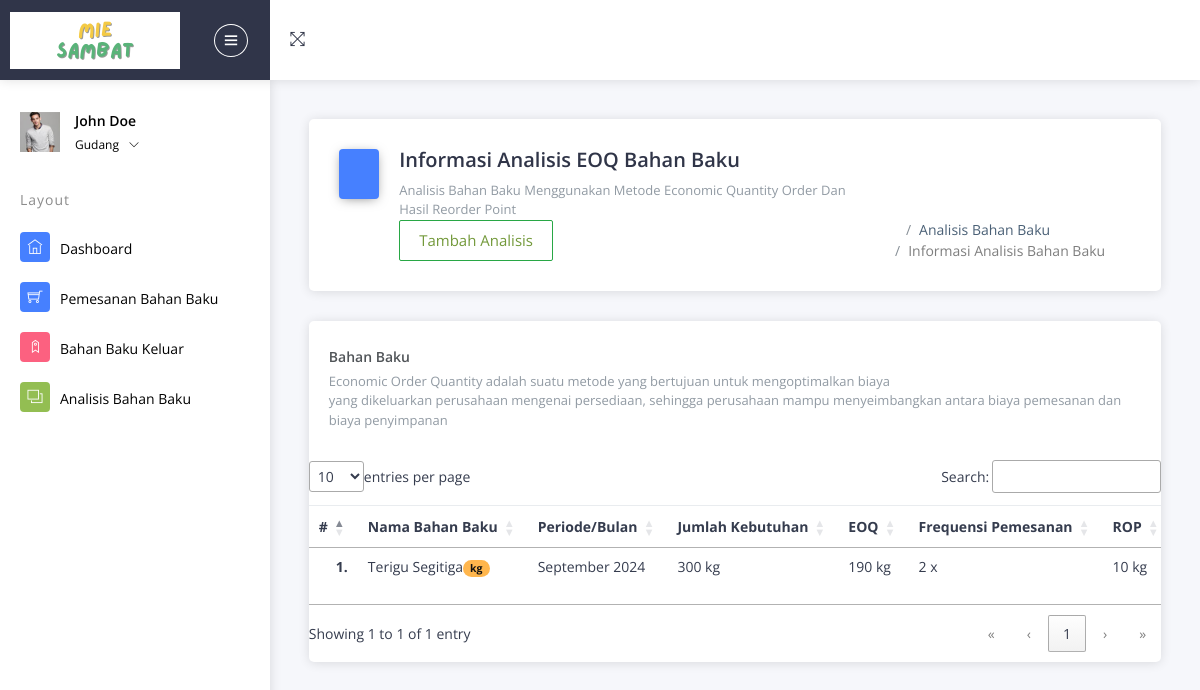
The app's page /Gudang/cAnalisis/view/1 (signed in), older data.
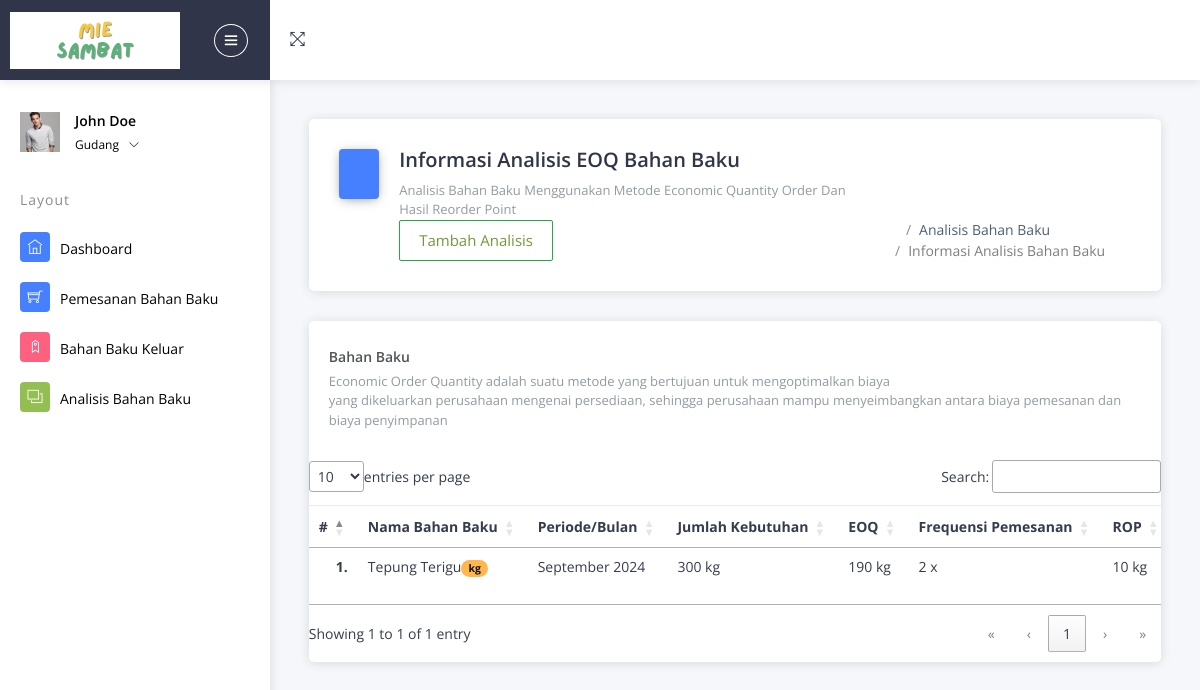
The same page, newer data.
### tables this page shows
CREATE TABLE `analisis` (
  `id_analisis` int(11) NOT NULL,
  `id_barang` int(11) NOT NULL,
  `periode` int(11) NOT NULL,
  `tahun` int(11) NOT NULL,
  `eoq` int(11) NOT NULL,
  `rop` int(11) NOT NULL,
  `total_kebutuhan` int(11) NOT NULL,
  `frequensi` int(11) NOT NULL
);

CREATE TABLE `barang` (
  `id_barang` int(11) NOT NULL,
  `id_kategori` int(11) NOT NULL,
  `nama_barang` varchar(125) NOT NULL,
  `keterangan` varchar(20) NOT NULL,
  `harga_supplier` varchar(20) NOT NULL,
  `gambar` text NOT NULL,
  `stok_min` int(11) NOT NULL,
  `eoq_in` int(11) NOT NULL,
  `stok_gudang` int(11) NOT NULL
);

### application/controllers/Gudang/cAnalisis.php (called while the page is built, shortened)
<?php
class cAnalisis extends CI_Controller
{
	public function view($id_barang)
	{
		$data = array(
			'id_barang' => $id_barang,
			'dt_view' => $this->db->query("SELECT * FROM `analisis` JOIN barang ON analisis.id_barang=barang.id_barang WHERE barang.id_barang='" . $id_barang . "'")->result()
		);
		$this->load->view('Gudang/Layouts/head');
		$this->load->view('Gudang/Layouts/sidebar');
		$this->load->view('Gudang/Analisis/vView', $data);
		$this->load->view('Gudang/Layouts/footer');
	}
}

### index.php (called while the page is built, shortened)
<?php
require_once BASEPATH.'core/CodeIgniter.php';

### application/views/Gudang/Analisis/vView.php (the view, shortened to what this page needs)
<div class="pcoded-content">
	<div class="pcoded-inner-content">
		<div class="main-body">
			<div class="page-wrapper">
				<div class="page-header card">
					<div class="row align-items-end">
						<div class="col-lg-8">
							<div class="page-header-title">
								<i class="icofont icofont-chart-pie bg-c-blue"></i>
								<div class="d-inline">
									<h4>Informasi Analisis EOQ Bahan Baku</h4>
									<span>Analisis bahan baku menggunakan metode Economic Quantity Order dan hasil Reorder Point</span><br>
									<button type="button" class="btn btn-outline-success" data-toggle="modal" data-target="#exampleModal">
										Tambah Analisis
									</button>
									<br>
								</div>
							</div>
						</div>
						<div class="col-lg-4">
							<div class="page-header-breadcrumb">
								<ul class="breadcrumb-title">
									<li class="breadcrumb-item">
										<a href="index.html">
											<i class="icofont icofont-home"></i>
										</a>
									</li>
									<li class="breadcrumb-item"><a href="#!">Analisis Bahan Baku</a>
									</li>
									<li class="breadcrumb-item"><a href="#!">Informasi Analisis Bahan Baku</a>
									</li>
								</ul>
							</div>
						</div>
					</div>
				</div>
				<div class="page-body">
					<div class="card">
						<div class="card-header">
							<h5>Bahan Baku</h5>
							<span>Economic Order Quantity adalah suatu metode yang bertujuan untuk mengoptimalkan biaya<br> yang dikeluarkan perusahaan mengenai persediaan, sehingga perusahaan mampu menyeimbangkan antara biaya pemesanan dan biaya penyimpanan</span>
							<div class="card-header-right">
								<ul class="list-unstyled card-option">
									<li><i class="icofont icofont-simple-left "></i></li>
								</ul>
							</div>
						</div>
						<div class="card-block table-border-style">
							<div class="table-responsive">
								<table class="table" id="belum_bayar">
									<thead>
										<tr>
											<th>#</th>
											<th>Nama Bahan Baku</th>
											<th>Periode/Bulan</th>
											<th>Jumlah Kebutuhan</th>
											<th>EOQ </th>
											<th>Frequensi Pemesanan</th>
											<th>ROP</th>
										</tr>
									</thead>
									<tbody>
										<?php
										$no = 1;
										foreach ($dt_view as $key => $value) {
										?>
											<tr>
												<th scope="row"><?= $no++ ?>.</th>
												<td><?= $value->nama_barang ?><span class="badge badge-warning"><?= $value->keterangan ?></span></td>
												<td><?php if ($value->periode == '1') {
														echo 'Januari';
													} else if ($value->periode == '2') {
														echo 'Februari';
													} else if ($value->periode == '3') {
														echo 'Maret';
													} else if ($value->periode == '4') {
														echo 'April';
													} else if ($value->periode == '5') {
														echo 'Mei';
													} else if ($value->periode == '6') {
														echo 'Juni';
													} else if ($value->periode == '7') {
														echo 'Juli';
													} else if ($value->periode == '8') {
														echo 'Agustus';
													} else if ($value->periode == '9') {
														echo 'September';
													} else if ($value->periode == '10') {
														echo 'Oktober';
													} else if ($value->periode == '11') {
														echo 'November';
													} else if ($value->periode == '12') {
														echo 'Desember';
													} ?> <?= $value->tahun ?></td>
												<td><?= $value->total_kebutuhan ?> <?= $value->keterangan ?></td>
												<td><?= $value->eoq ?> <?= $value->keterangan ?></td>
												<td><?= $value->frequensi ?> x</td>
												<td><?= $value->rop ?> <?= $value->keterangan ?></td>
											</tr>
										<?php
										} ?>
									</tbody>
								</table>
							</div>
						</div>
					</div>
				</div>
			</div>
		</div>
	</div>
</div>
</div>
</div>
</div>
</div>

Row changes from the older to the newer data that the page shows:
changed through a linked row, analisis "kg": id_barang.nama_barang "Terigu Segitiga" → "Tepung Terigu"
